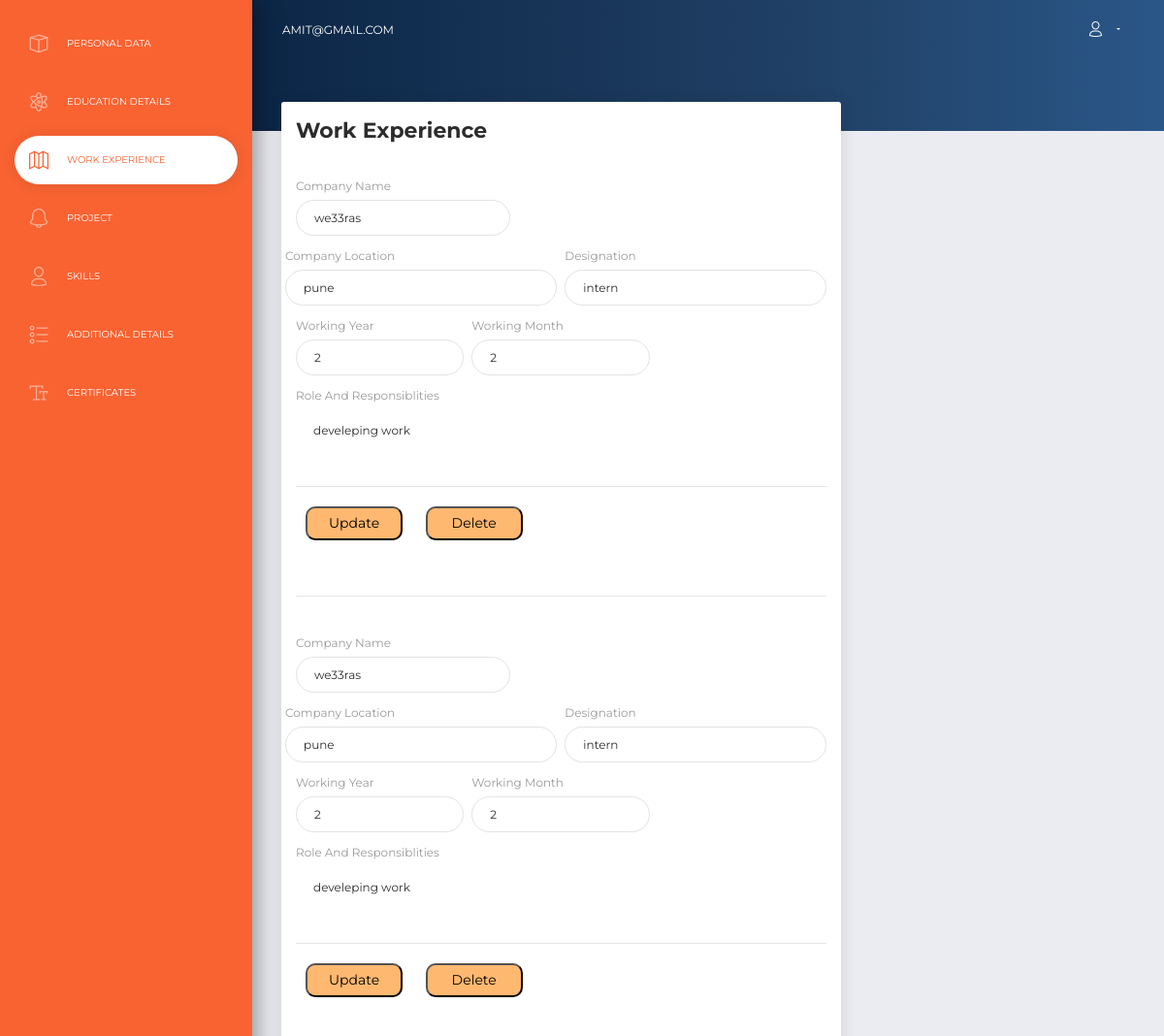
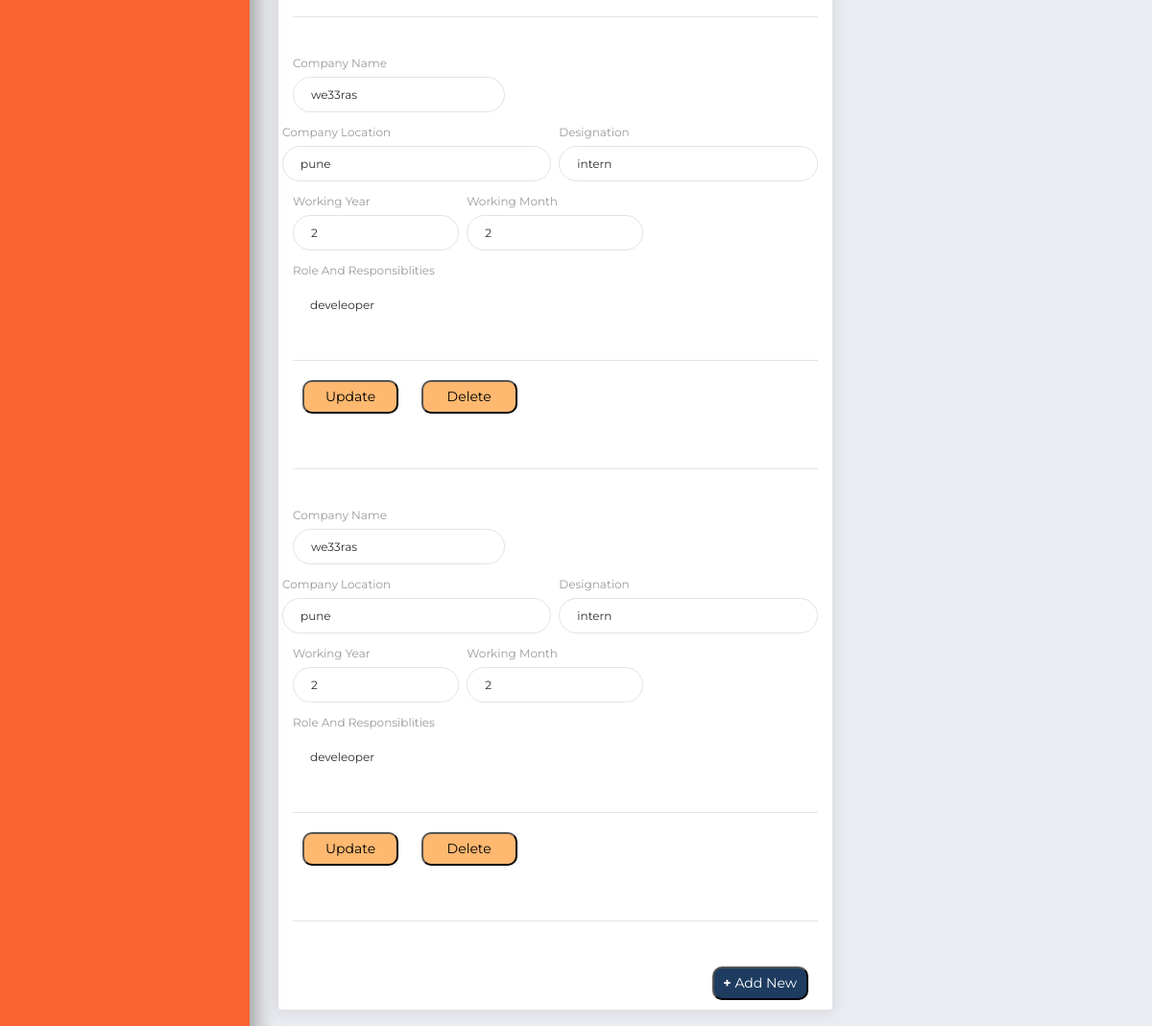
Screenshot of /examples/work_exp.php (signed in) with the database file from the repository (2 pictures, top to bottom).
### tables this page shows
CREATE TABLE `resume_work_exp` (
  `email` varchar(50) NOT NULL,
  `company_name` varchar(50) NOT NULL,
  `duration_year` int(5) NOT NULL,
  `designation` varchar(50) NOT NULL,
  `role` varchar(100) NOT NULL,
  `duration_month` int(3) NOT NULL,
  `company_location` varchar(50) NOT NULL
);

### examples/work_exp.php (the view, shortened to what this page needs)
<?php
include('config.php');
if(strlen($_SESSION['email'])==0)
	{
header('location:registration/login.php');
}
else{
	$user_email=$_SESSION['email'];
	$ret=mysqli_query($con,"select * from resume_work_exp where email= '$user_email' ");
}
?>
<!DOCTYPE html>
<html lang="en">
<head>
  <link rel="stylesheet" href="https://use.fontawesome.com/releases/v5.7.1/css/all.css">
  <link href="../assets/css/bootstrap.min.css" rel="stylesheet" />
  <link href="../assets/css/now-ui-dashboard.css?v=1.5.0" rel="stylesheet" />
  <link href="../assets/demo/demo.css" rel="stylesheet" />
</head>
<body class="user-profile">
  <div class="wrapper ">
    <div class="sidebar" data-color="orange">
      <div class="sidebar-wrapper" id="sidebar-wrapper">
        <ul class="nav">
          <li>
            <a href="./index.php">
              <i class="now-ui-icons design_app"></i>
              <p>Personal Data</p>
            </a>
          </li>
          <li>
            <a href="./education.php">
              <i class="now-ui-icons education_atom"></i>
              <p>Education Details</p>
            </a>
          </li>
          <li class="active">
            <a href="./work_exp.php">
              <i class="now-ui-icons location_map-big"></i>
              <p>Work Experience</p>
            </a>
          </li>
          <li>
            <a href="./project.php">
              <i class="now-ui-icons ui-1_bell-53"></i>
              <p>project</p>
            </a>
          </li>
          <li >
            <a href="./skill.php">
              <i class="now-ui-icons users_single-02"></i>
              <p>Skills</p>
            </a>
          </li>
          <li>
            <a href="./additional.php">
              <i class="now-ui-icons design_bullet-list-67"></i>
              <p>Additional Details</p>
            </a>
          </li>
          <li >
            <a href="./certificate.php">
              <i class="now-ui-icons text_caps-small"></i>
              <p>Certificates</p>
            </a>
          </li>
        </ul>
      </div>
    </div>
    <div class="main-panel" id="main-panel">
      <nav class="navbar navbar-expand-lg navbar-transparent  bg-primary  navbar-absolute">
        <div class="container-fluid">
          <div class="navbar-wrapper">
            <a class="navbar-brand" href="#pablo"><?php echo $_SESSION['email']; ?></a>
          </div>
          <div class="collapse navbar-collapse justify-content-end" id="navigation">
            <ul class="navbar-nav">
              <li class="nav-item dropdown">
                <a class="nav-link dropdown-toggle" id="navbarDropdownMenuLink" data-toggle="dropdown" aria-haspopup="true" aria-expanded="false">
                  <i class="now-ui-icons users_single-02"></i>
                </a>
              </li>
            </ul>
          </div>
        </div>
      </nav>
      <div class="panel-header panel-header-sm">
      </div>
      <div class="content">
        <div class="row">
          <div class="col-md-8">
            <div class="card">
              <div class="card-header">
                <h5 class="title">Work Experience</h5>
              </div>
              <div class="card-body">
				  <?php
				  while($row=mysqli_fetch_array($ret)){
				  ?>
                <form method="post">
                  <div class="row">
                    <div class="col-md-5 pr-1">
                      <div class="form-group">
                        <label>Company Name</label>
                        <input type="text" name="company_name" class="form-control"  placeholder="Company" value="<?php echo htmlentities($row['company_name']);    ?>">
                      </div>
                    </div>
                  </div>
					 <div class="row">
                    <div class="col-md-6 px-1">
                      <div class="form-group">
                        <label>Company Location</label>
                        <input type="text" name="company_location" class="form-control" placeholder="First Name" value="<?php echo htmlentities($row['company_location']);    ?>">
                      </div>
                    </div>
                    <div class="col-md-6 pl-1">
                      <div class="form-group">
                        <label for="exampleInputEmail1">Designation</label>
                        <input type="text" name="designation" class="form-control" placeholder="Last Name" value="<?php echo htmlentities($row['designation']);    ?>">
                      </div>
                    </div>
                  </div>
                  <div class="row">
                    <div class="col-md-4 pr-1">
                      <div class="form-group">
                        <label>Working Year </label>
                        <input type="text" name="duration_year" class="form-control" placeholder="City" value="<?php echo htmlentities($row['duration_year']);    ?>">
                      </div>
                    </div>
                    <div class="col-md-4 px-1">
                      <div class="form-group">
                        <label>Working Month</label>
                        <input type="text" name="duration_month" class="form-control" placeholder="Country" value="<?php echo htmlentities($row['duration_month']);    ?>">
                      </div>
                    </div>
                  </div>
                  <div class="row">
                    <div class="col-md-12">
                      <div class="form-group">
                        <label>Role And Responsiblities</label>
                        <textarea rows="4" cols="80" name="role" class="form-control" placeholder="Write role and responsiblity in less than 250 words" value="Mike"><?php echo htmlentities($row['role']);    ?></textarea>
                      </div>
                    </div>
                  </div>
					   <div class="row">
                    <div class="col-md-6">
                      <div class="form-group">
                        <input style="width:100px;margin:10px;height:35px; background-color:#ffb870;border-radius: 10px;" name="submit" type="submit" value="Update" > <input  style="width:100px;margin:10px;height:35px; background-color:#ffb870;border-radius: 10px;" name="delete" type="submit" value="Delete" >
                      </div>
                    </div>
                  </div>
                </form>
				  <br>
				  <hr>
				  <br>
				  <?php } ?>
			<a  href="add.php">	  <button style="width:100px;margin:10px;height:35px; background-color:#1d3c60;border-radius: 10px;float:right;color: white;" class="active" name="add"><strong>+</strong> Add New</button></a>
              </div>
            </div>
          </div>
        </div>
      </div>
    </div>
  </div>
</body>
</html>

### rows the page displays
resume_work_exp: company_name "we33ras", company_location "pune", designation "intern", duration_year "2", duration_month "2", role "develeping work"
resume_work_exp: company_name "we33ras", company_location "pune", designation "intern", duration_year "2", duration_month "2", role "develeping work"
resume_work_exp: company_name "we33ras", company_location "pune", designation "intern", duration_year "2", duration_month "2", role "develeoper"
resume_work_exp: company_name "we33ras", company_location "pune", designation "intern", duration_year "2", duration_month "2", role "develeoper"

### other values shown
$_SESSION['email'] "AMIT@GMAIL.COM"
